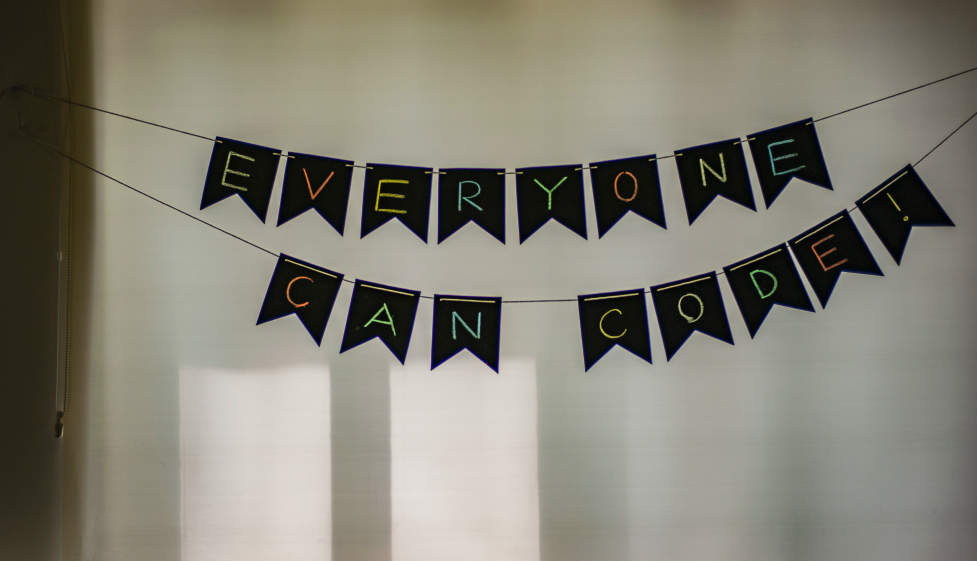
#> input picture Resources/01.jpg, 3907 x 2244 px (shown at 1/4 size)
$ python 17_StackingImage.py
#> lines starting #> are read from the running program, lines starting #| are printed output that depends on the picture
# stacking images

import cv2
import numpy as np

width , height = 1000, 1000

img_path = "Resources/01.jpg"
img = cv2.imread(img_path) #Reading image
#> img is the input picture: shape (2244, 3907, 3); mean B, G, R 116.6, 129.1, 131.5
print(img.shape)
#| (2244, 3907, 3)
img_gray = cv2.cvtColor(img, cv2.COLOR_BGR2GRAY) #Converting image from color to gray scale
img_resized = cv2.resize(img, (width, height)) #Resizing image
img_cropped = img[0:469, 160:510] #Cropping Image
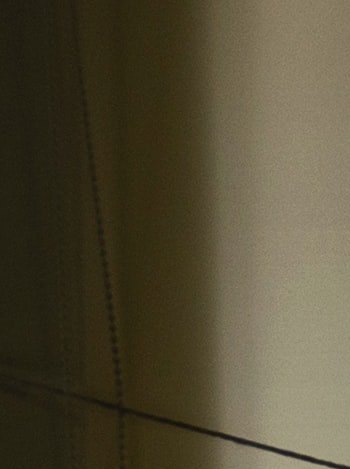
#> img_cropped: shape (469, 350, 3); mean B, G, R 52.9, 75.4, 83
imgCroppedResized = cv2.resize(img_cropped, (img.shape[1], img.shape[0])) #Resizing cropped image back to the original size
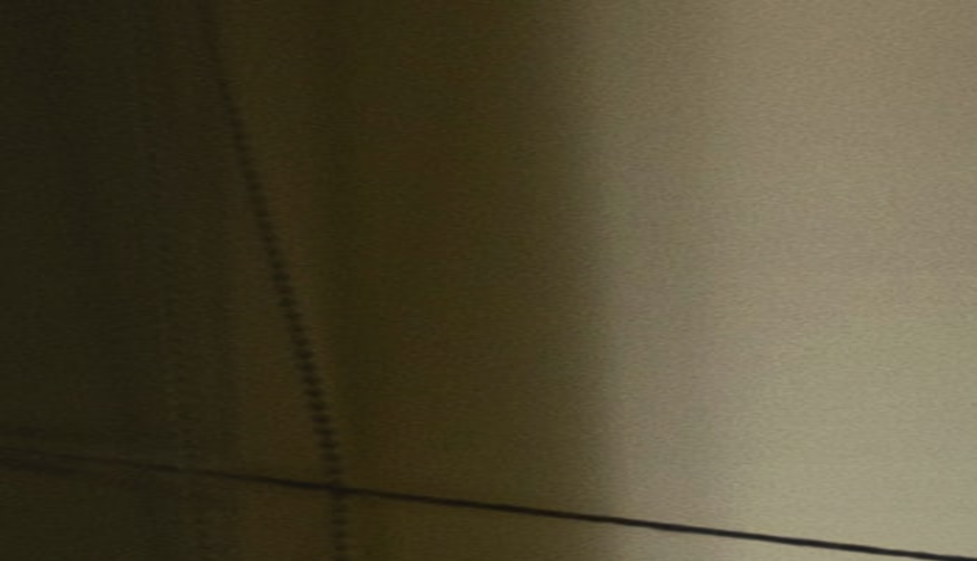
#> imgCroppedResized: shape (2244, 3907, 3) (shown at 1/4 size); mean B, G, R 52.8, 75.3, 82.9


scale = 0.8
img = cv2.resize(img, (400, 400), None, scale, scale)
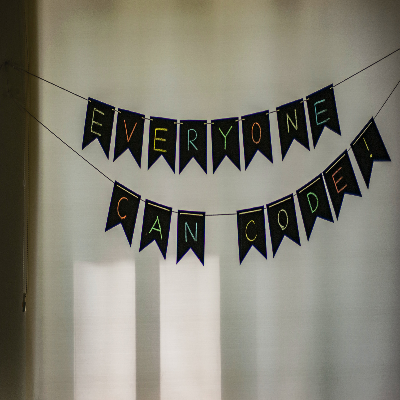
#> img: shape (400, 400, 3); mean B, G, R 116.5, 129, 131.4
img_resized = cv2.resize(img_resized, (400, 400), None, scale, scale)
#> img_resized: shape (400, 400, 3)
img_cropped = cv2.resize(img_cropped, (400, 400), None, scale, scale)
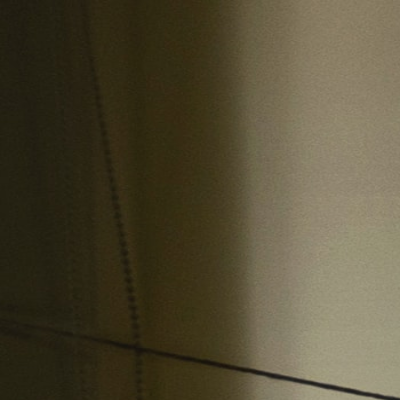
#> img_cropped: shape (400, 400, 3); mean B, G, R 52.8, 75.3, 82.9
imgCroppedResized = cv2.resize(imgCroppedResized, (400, 400), None, scale, scale)
#> imgCroppedResized: shape (400, 400, 3)

#Blank Image
imgBlank = np.zeros((400,400), np.uint8)
imgBlank = cv2.cvtColor(imgBlank, cv2.COLOR_GRAY2BGR)
#> imgBlank: shape (400, 400, 3); every value is 0


hori_image1 = np.hstack((img, img_resized, imgBlank))
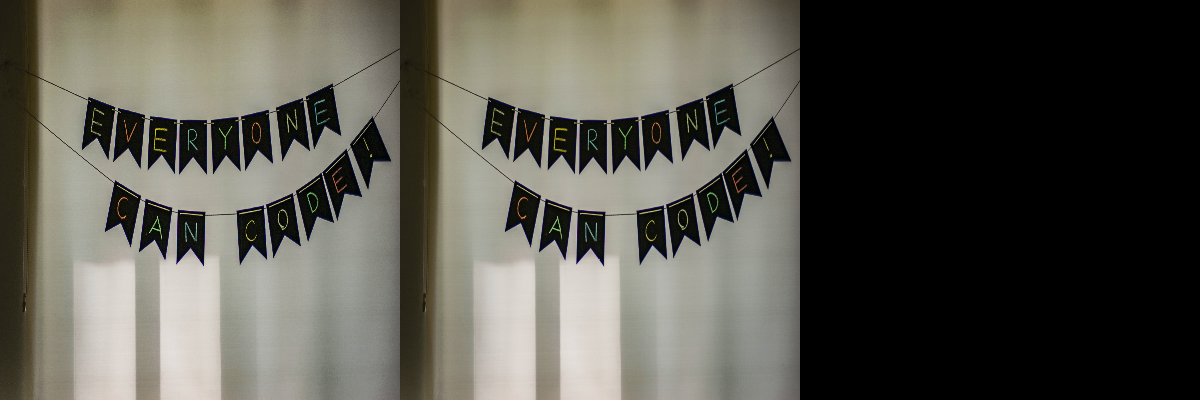
#> hori_image1: shape (400, 1200, 3); mean B, G, R 77.6, 85.9, 87.6
hori_image2 = np.hstack((imgBlank, img_cropped, imgCroppedResized))
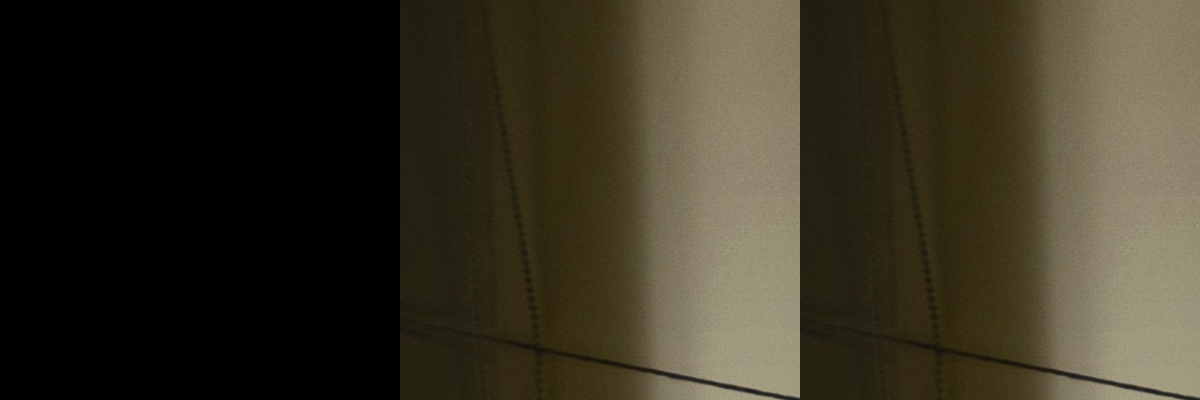
#> hori_image2: shape (400, 1200, 3); mean B, G, R 35.2, 50.2, 55.2
vertical_image = np.vstack((hori_image1, hori_image2))
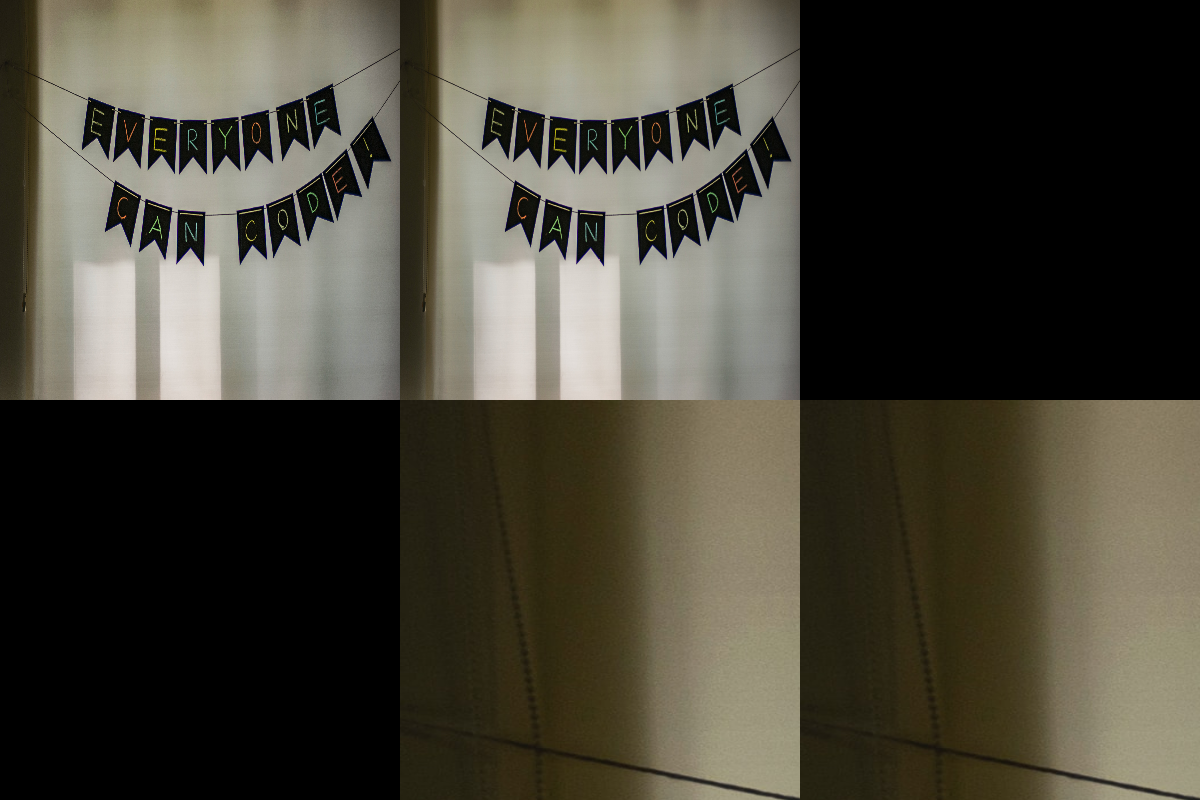
#> vertical_image: shape (800, 1200, 3); mean B, G, R 56.4, 68.1, 71.4


cv2.imshow('Runner Image', vertical_image)


# [5 lines of commented-out code are left out]

cv2.waitKey(0)
cv2.destroyAllWindows()

$ run again, with Resources/03.jpg copied over Resources/01.jpg
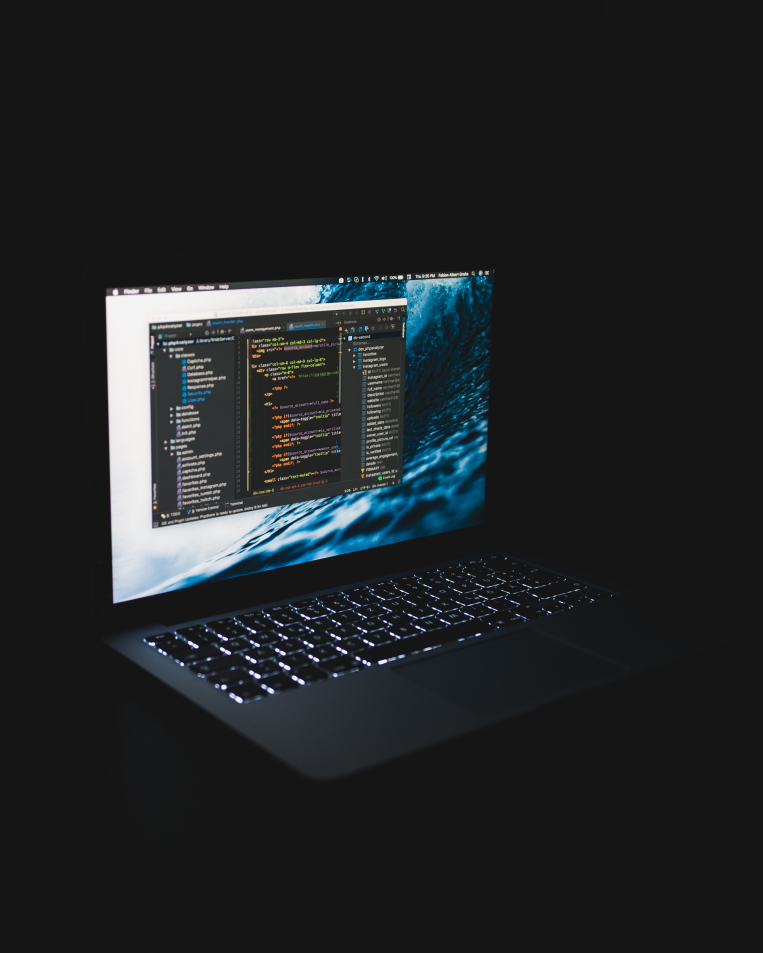
#> input picture Resources/03.jpg, 3811 x 4764 px (shown at 1/5 size)
#> img is the input picture: shape (4764, 3811, 3); mean B, G, R 37, 35.3, 32.3
#| (4764, 3811, 3)
#> img: shape (400, 400, 3)
#> imgBlank: shape (400, 400, 3); every value is 0
#> `hori_image2 = np.hstack((imgBlank, img_cropped, imgCroppedResized))`:
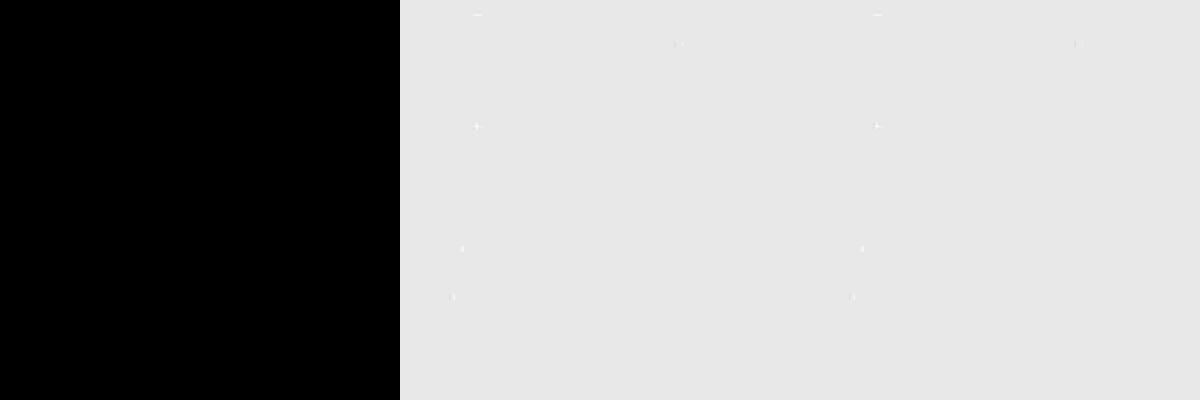
#> hori_image2: shape (400, 1200, 3); min 0, max 23, mean 14; drawn with min black and max white
#> `vertical_image = np.vstack((hori_image1, hori_image2))`:
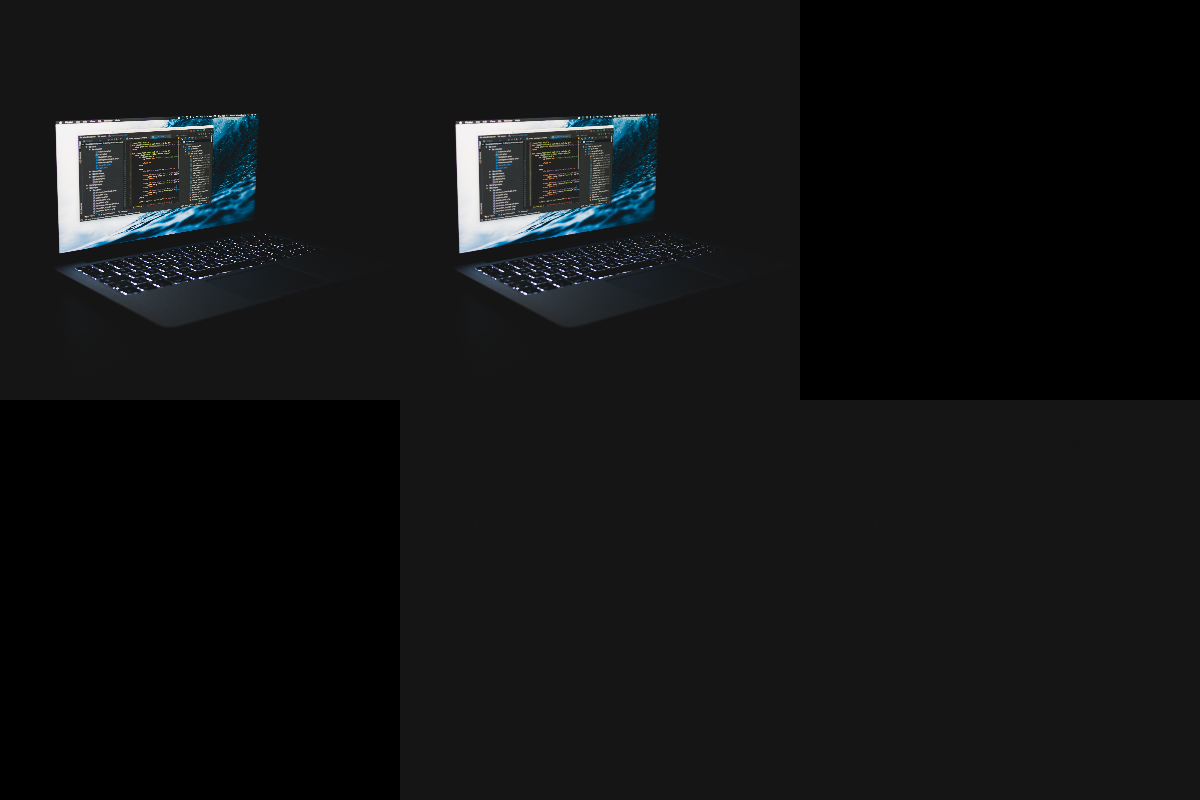
#> vertical_image: shape (800, 1200, 3); mean B, G, R 19.3, 18.8, 17.7

$ run again, with Resources/04.jpg copied over Resources/01.jpg
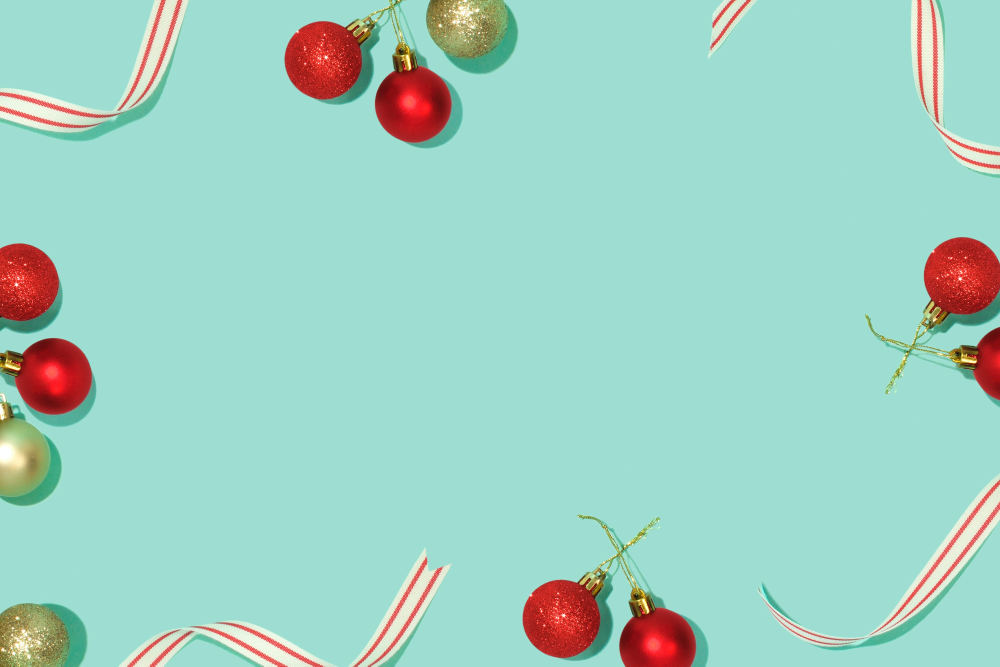
#> input picture Resources/04.jpg, 3000 x 1999 px (shown at 1/3 size)
#> img is the input picture: shape (1999, 3000, 3); mean B, G, R 195.8, 208.2, 159.8
#| (1999, 3000, 3)
#> img: shape (400, 400, 3)
#> imgBlank: shape (400, 400, 3); every value is 0
#> `vertical_image = np.vstack((hori_image1, hori_image2))`:
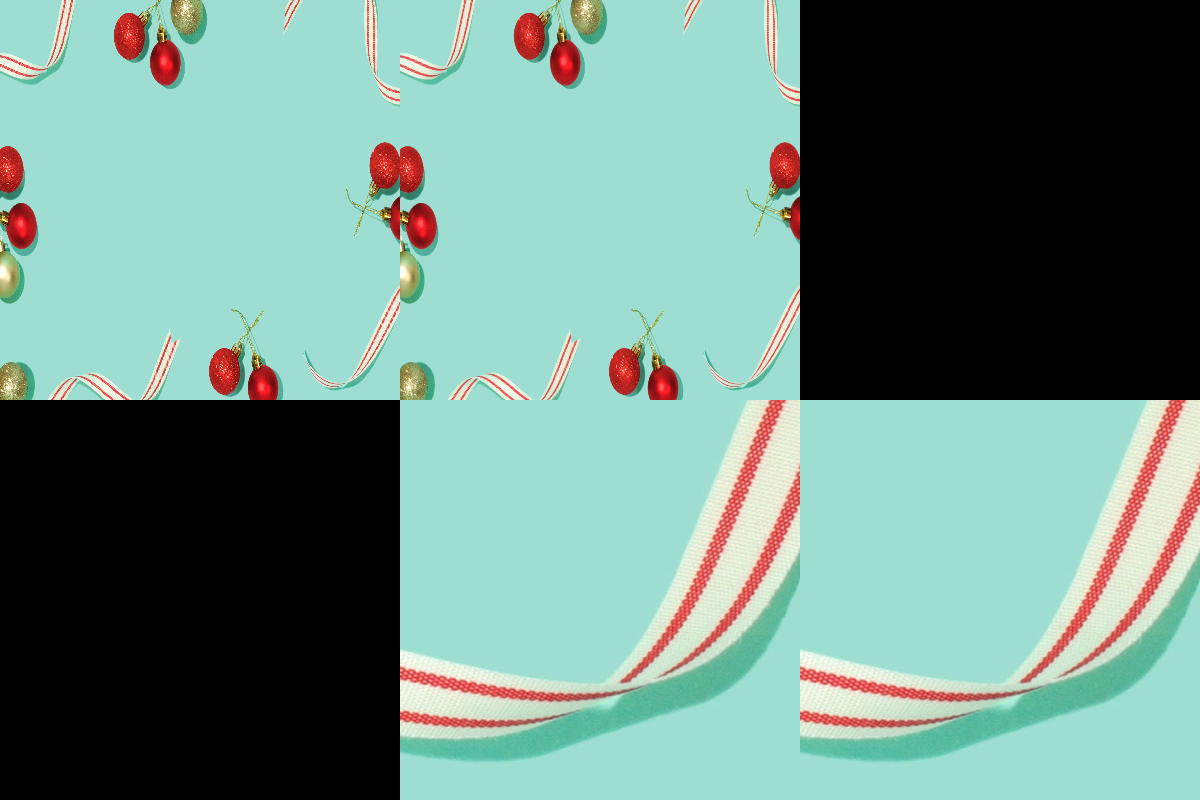
#> vertical_image: shape (800, 1200, 3); mean B, G, R 131.5, 140.2, 109.2
